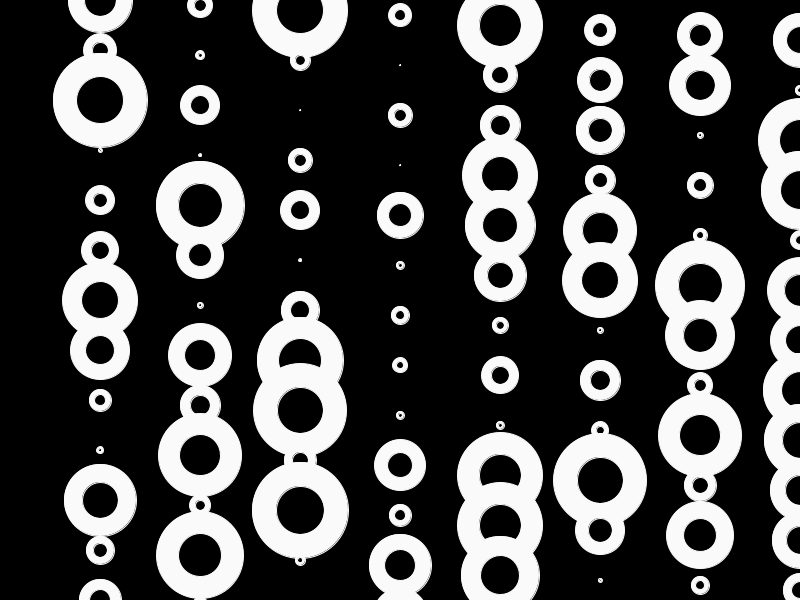
Frame 1 (no input)
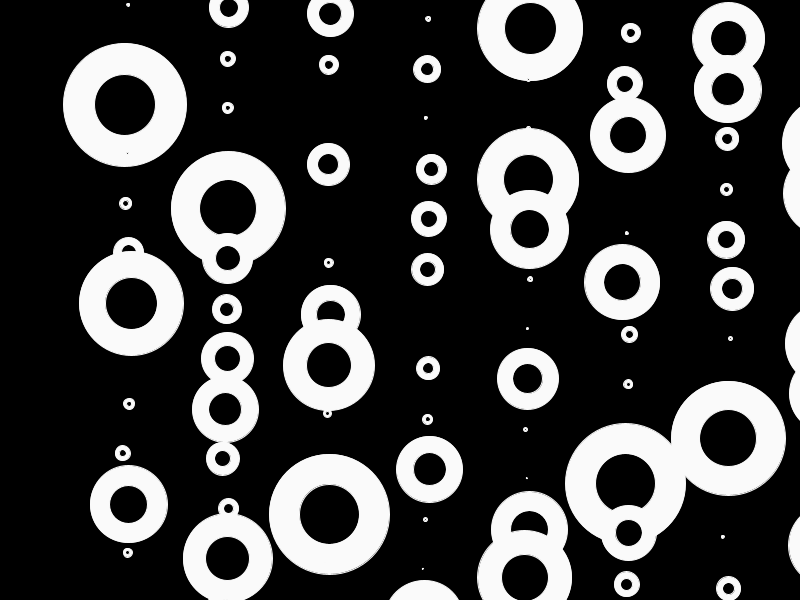
Frame 60 (the mouse pressed at the canvas centre just before this capture)
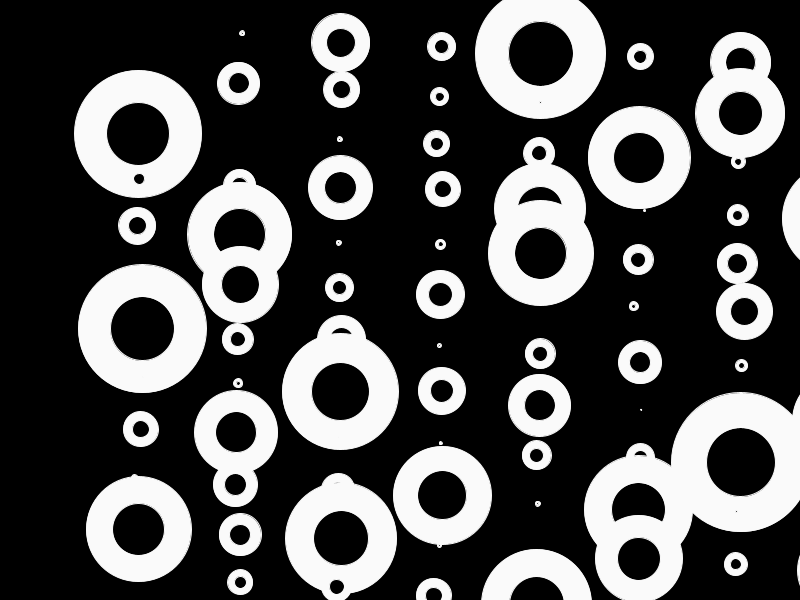
Frame 120 (the mouse held since frame 60 and released just before this capture)

The Processing sketch that drew these frames (run headless with seeded random() and noise(); from frame 60 on, the mouse is pressed at the canvas centre):

// Processing sketch: experiment1basicparticule
// ── experiment1basicparticule.pde
particul[] particul1= new particul[2000];

void setup(){background(0);
size(800,600);

for(int index=0;index <2000;index+=10){
particul1[index]=new  particul (10*(index%80),(5*(index/8)));
particul1[index].id=index;}
}
void draw(){
background(0);
stroke(250);
//translate(250,250);

for(int index=0;index <2000;index+=10)
particul1[index].draw();
for(int index=0;index <2000;index+=10)
particul1[index].update();

}

class particul{int id=0, size=(int)random(100);
 PVector local=new PVector(0,0);
 PVector motion=new PVector(0, 1*sin(millis()));

  particul(int x,int y){local =new PVector(x,y); }
  
  void draw(){
    stroke(250);
     fill(250);
  ellipse(local.x+100,local.y,size,size);
  fill(0);
  ellipse(local.x+100,local.y,size/2,size/2);
  } 
  void update(){
    size-=(random(10)*cos(millis()/1000+id))*0.2;
    motion=new PVector( random(10)/10*cos(millis()/1000), random(10)/10*sin(millis()/1000));
  local.add(motion);
  
  }
}
